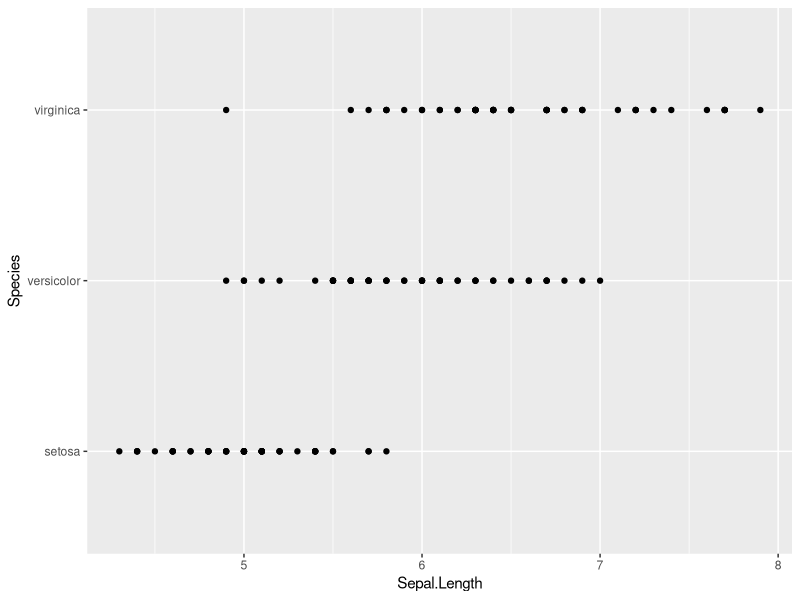
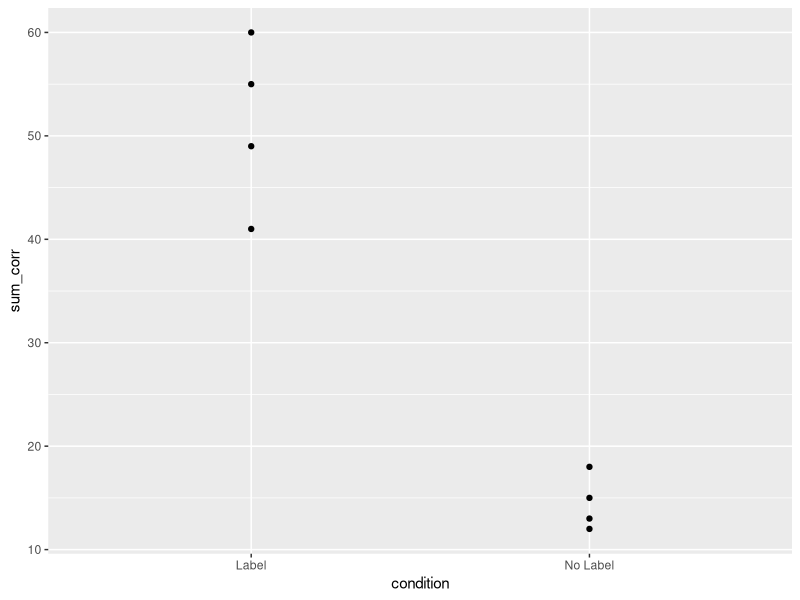
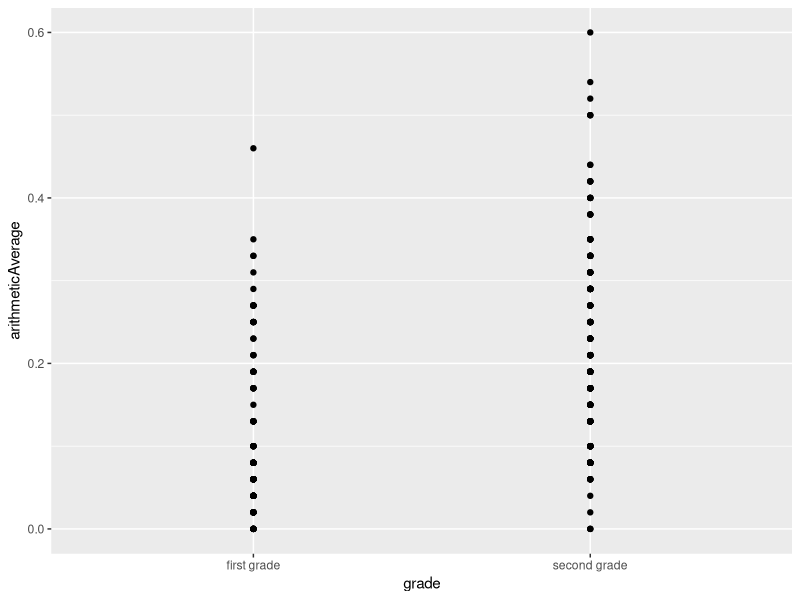
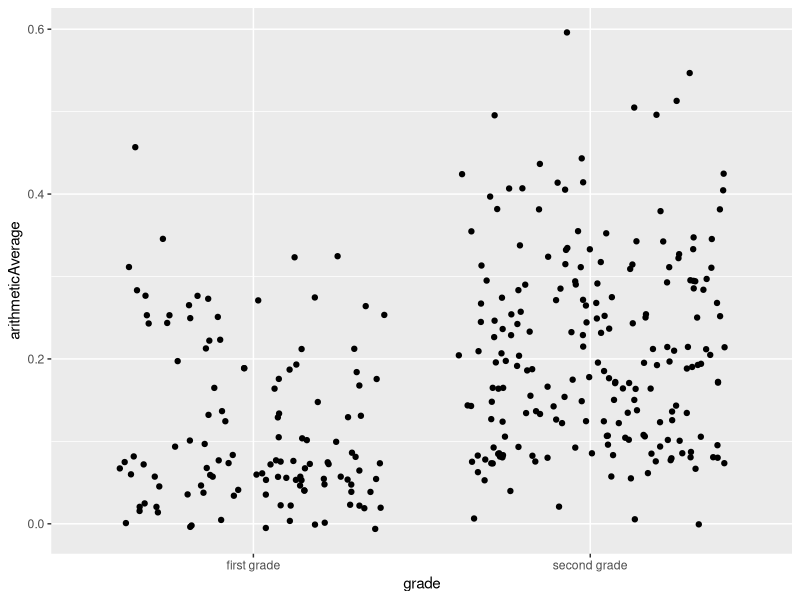
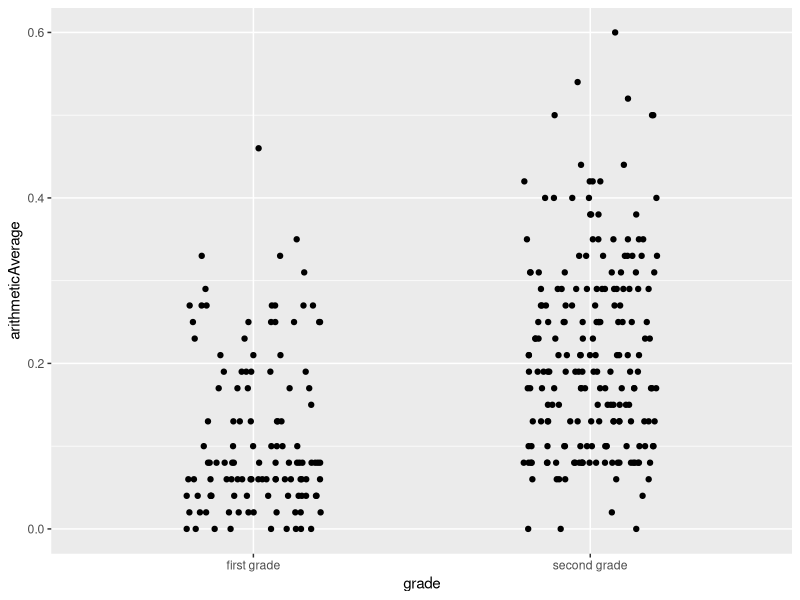
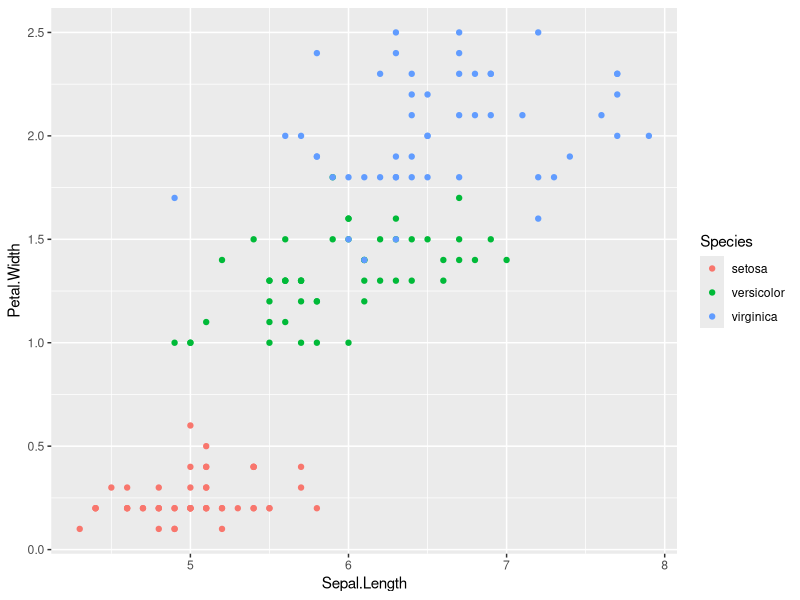
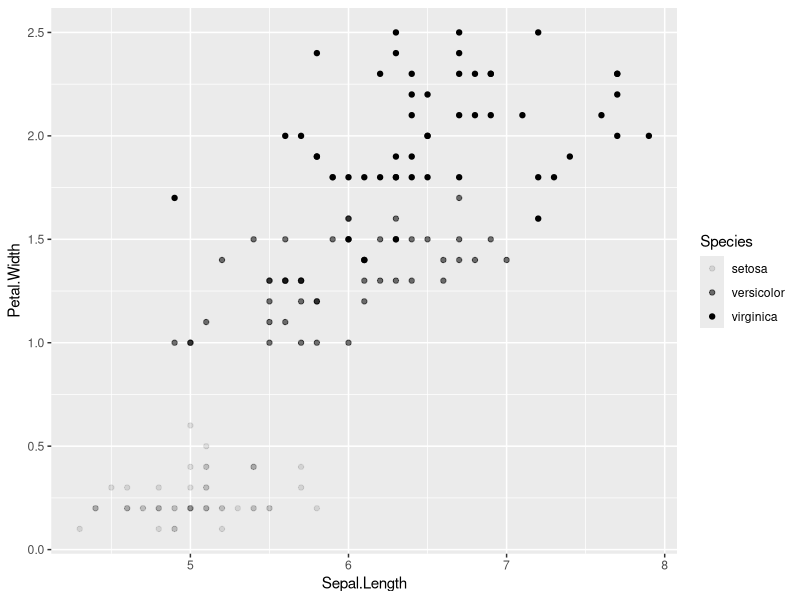
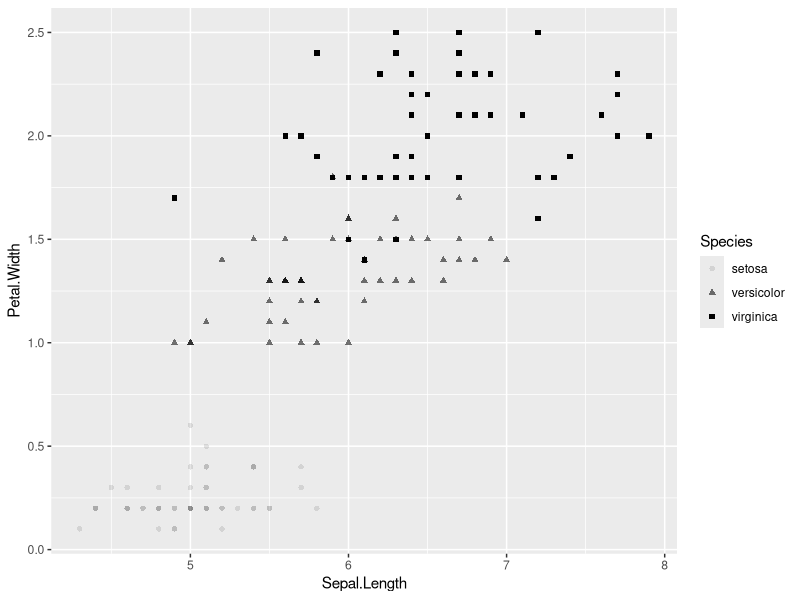

Write the R code that produced these figures, in order. (Note: this script raises an error after producing the figures.)
#Intro to ggplot, ICIS Workshop 2018
#Elika Bergelson

# if you haven't already, install these packages (you don't have to do this every time)
# so if you need to, uncomment the line below and run it.
#install.packages(c("tidyverse","knitr", "Hmisc"))


#then you load them with the "library" command
#confusingly, when you load the tidyverse library, some of its sub-libraries
# automatically load, and others need to be separately loaded (e.g. broom)
library(tidyverse)
library(knitr)
library(broom)
library(Hmisc)
# some useful settings (options) ------------------------------------
options(tibble.width = 300,
        dplyr.width = 300)
# these make datasets easier to see when they get displayed on screen
# later, you can mess with them and see what they do if you want.

# reminder: how to get help from R --------------------------------------------
# put a question mark in front of a function or built-in/loaded dataset, and help will appear!
?mean
?diamonds
#(mean is a function, diamonds is a dataset)
# you can get in-line help by pressing tab as you go: R will autocomplete what you're typing
# within the function it will give you hints about the arguments the function takes
#try it out by typing 'mean(' (without quotes) in the console below and then hitting tab


# Reading in data! --------------------------------------------------------
#you probably already read in the data in the intro script, but if you're just jumping in 
ma_data <- read_csv("datasets/mental_abacus_data.csv")
ps_data <- read_csv("datasets/pragmatic_scales_data.csv")
#remember, you can use summary, glimpse, and View to remind yourself what these
# data files look like (always good to be very careful with that!)
summary(ma_data)
View(ps_data)
glimpse(ma_data)

#let's just make 2 simple aggregated version of this dataset, by subj & items
#review of tidyr
ps_data_bysubj_cond <- ps_data %>% #take your dataset
  group_by(subid, condition) %>% #retain subject and condition, collapse everything else, i.e. item 
  summarise(mean_corr = mean(correct, na.rm=T),#create mean for each subj,cond
            sum_corr = sum(correct, na.rm=T))# create sum for each subj,cond

ps_data_byitem_cond <- ps_data %>% #take your dataset
  group_by(item, condition) %>% #retain subject and item, collapse everything else, i.e. subj 
  summarise(mean_corr = mean(correct, na.rm=T),#create mean for each item,cond
            sum_corr = sum(correct, na.rm=T))# create sum for each item,cond

#protip: commenting what every single line does is great practice when you're stuck!

# on to graphing! first scatterplots ---------------------------------------------------------
?iris
 ggplot(data = iris)+
   geom_point(mapping = aes(x=Sepal.Length,
                            y =Species))

ggplot(data = ps_data_byitem_cond)+
  geom_point(mapping = aes(x=condition,
                           y =sum_corr))


#What's wrong with this graph?
ggplot(data = ma_data)+
  geom_point(mapping = aes(x=grade,
                           y =arithmeticAverage))

# jitter those points! ----------------------------------------------------
# one thing you should always ask yourself is: how many points,bars, lines should i be seeing?
ggplot(data = ma_data)+
  geom_jitter(mapping = aes(x=grade,
                            y =arithmeticAverage))
#hm, that's better, but now it feels a little TOO spread out, let's reign it in
ggplot(data = ma_data)+
  geom_jitter(mapping = aes(x=grade,
                            y =arithmeticAverage),
              width = .2,
              height = 0)

# graph task #1: first scatterplots -----------------------------------------------------------

#a) using the ps_data_byitem_cond, make a scatterplot of mean correct (x axis) by condition (y axis)
#b) using the built-in iris dataset, make a scatterplot of Sepal.Length by Petal.Width
#c) using ps_data_bysubj_condition, make a scatterplot of sum correct by condition where you can 
#appropriately see the dots

# aesthetics --------------------------------------------------------------

ggplot(data = iris)+
  geom_point(mapping = aes(x=Sepal.Length,
                           y =Petal.Width,
                           color = Species))

ggplot(data = iris)+
  geom_point(mapping = aes(x=Sepal.Length,
                           y =Petal.Width,
                           alpha = Species))

ggplot(data = iris)+
  geom_point(mapping = aes(x=Sepal.Length,
                           y =Petal.Width,
                           shape = Species,
                           alpha = Species))
ggplot(data = iris)+
  geom_point(mapping = aes(x=Sepal.Length,
                           y =Petal.Width,
                           size = Species))

ggplot(data = iris)+
  geom_point(mapping = aes(x=Sepal.Length,
                           y =Petal.Width),
             size = 4)

ggplot(data = iris)+
  geom_point(mapping = aes(x=Sepal.Length,
                           y =Petal.Width))+
  facet_wrap(facets = ~Species)


# graph task 2 ------------------------------------------------------------
#a) using ma_data, set the shape of all the dots in a scatterplot to an asterisk
#b) using ma_data, map a continuous variable onto color (hint: use 'summary' to see what's continuous!)
#c) using ma_data, map a discrete variable onto shape
#d) using ma_data, map a continuous variable onto shape
#e) make a graph of your choosing using facet_wrap and one with facet_grid: what's the difference?


# r can’t read your mind --------------------------------------------------
# what's odd about the code below? what will r do to resolve the issue?
ggplot(data = iris, size =2)+
  geom_point(mapping = aes(x=Sepal.Length,
                           y =Petal.Width),
             size = 4)

# other geoms -------------------------------------------------------------

ggplot(data = iris)+
  geom_point(mapping = aes(x=Sepal.Length,
                           y =Petal.Width,
                           color = Species))+
  geom_hline(yintercept = 2)+
  geom_text(label = "y=2", x = 4.5, y= 2.5)


# visualizing distributions -----------------------------------------------
ggplot(data = diamonds, aes(x=price))+
  geom_histogram(binwidth=100)
ggplot(data = mpg, aes(x=cyl))+
  geom_histogram()

ggplot(data = mpg, mapping = aes(x = class, y = hwy)) + 
  geom_boxplot()

ggplot(data = mpg, mapping = aes(x = class, y = hwy)) + 
  geom_violin()

# globally declared variables ---------------------------------------------
#some geom_text examples

ggplot(data = mpg, aes(cty, hwy, label = cyl, color = cyl))+
  geom_text()
#let's make cyl even clearer
ggplot(data = mpg, aes(cty, hwy, label = cyl, color = factor(cyl)))+
  geom_text()
#let's have a different text, and be fancy with greek letters
ggplot(data = mpg, aes(cty, hwy, color = factor(cyl)))+
  geom_text(label="alpha", parse = T)


# statistical transformation: smoothers ----------------------------------------------

#some stat_smooth examples
#and examples of 'local' vs. 'global' variable setting
ggplot(data = mpg, mapping = aes(x = displ, y = hwy)) + 
  geom_point(mapping = aes(color = class)) + 
  stat_smooth()

ggplot(data = mpg, mapping = aes(x = displ, y = hwy)) + 
  geom_point(mapping = aes(color = class)) + 
  stat_smooth(data = filter(mpg, class == "subcompact"))


ggplot(data = mpg, mapping = aes(x = displ, y = hwy)) + 
  geom_point(mapping = aes(color = class)) + 
  stat_smooth(data = filter(mpg, class != "2seater"), se = FALSE)

#stat_smooth default is loess
ggplot(data = mpg, mapping = aes(x = displ, y = hwy)) + 
  geom_point(mapping = aes(color = class)) + 
  stat_smooth()

#but you can make it a line fit
ggplot(data = mpg, mapping = aes(x = displ, y = hwy)) + 
  geom_point(mapping = aes(color = class)) + 
  stat_smooth(method = "lm")



# adding error bars -------------------------------------------------------
#mean Sepal.Width by Species
ggplot(data = iris, aes(x = Species, y = Sepal.Width)) + 
  stat_summary(fun.y=mean, na.rm=T, geom = "bar")


#95% confidence interval
ggplot(data = iris, aes(x = Species, y = Sepal.Width)) + 
  stat_summary(fun.data = mean_cl_boot, geom = "pointrange") #fun.data, not fun.y!

#both
ggplot(data = iris, aes(x = Species, y = Sepal.Width)) + 
  stat_summary(fun.y = mean, na.rm=T, geom = "bar")+
  stat_summary(fun.data = mean_cl_normal, geom = "pointrange")

# adding manually specified errorbars
## modifying this example :
#http://www.cookbook-r.com/Graphs/Plotting_means_and_error_bars_(ggplot2)/
tgc <- ToothGrowth%>%
  group_by(supp, dose)%>%
  summarise(n = n(),
            mean_len = mean(len),
            sd_len = sd(len),
            se_len = sd_len/sqrt(n),
            ci_len = qt((.95/2 +.5),
                        df= n-1)*se_len) # looking up 95%'s 2 tails in t-dist

ggplot(tgc, aes(x=dose, y=mean_len, colour=supp)) + 
  geom_errorbar(aes(ymin=mean_len - ci_len, ymax = mean_len + ci_len)) +
  geom_line() +
  geom_point()

ggplot(ToothGrowth, aes(x=dose, y=len, colour=supp)) + 
  stat_summary(fun.data = mean_cl_normal, geom = "errorbar") +
  stat_summary(fun.y = mean, geom = "point") +
  stat_summary(fun.y = mean, geom = "line") 


# errors bars with violins ------------------------------------------------
# same as violin plot above, but now with an errorbar!
ggplot(data = mpg, mapping = aes(x = class, y = hwy)) + 
  geom_violin()+
  stat_summary(fun.data=mean_cl_normal, geom = "pointrange")

# coordinate and more position transformations ------------------------------------------------

#stack and dodge
#protip: use fill with bars not colour
## bonus question: what does colour do for bars?
ggplot(data = diamonds) + 
  geom_bar(mapping = aes(x = cut, fill = clarity), position = "fill")

ggplot(data = diamonds) + 
  geom_bar(mapping = aes(x = cut, fill = clarity), position = "stack")

ggplot(data = diamonds) + 
  geom_bar(mapping = aes(x = cut, fill = clarity), position = "dodge")

# flipping x and y
#'regular' orientation
ggplot(mpg, aes(class, hwy, color = factor(cyl))) +
  stat_summary(fun.data = mean_cl_normal) 

#just add coord_flip()
ggplot(mpg, aes(class, hwy, color = factor(cyl))) +
  stat_summary(fun.data = mean_cl_normal) +
  coord_flip()

# task 3 ------------------------------------------------------------------
#Split into groups for task wishes
#a) Group A: Distribution-based Wishes

#b) Group B: Time-course graph based wishes

#c) Group C: Individual datapoints + summary stats

# saving your graph  -------------------------------------------------------
?ggsave()

#ggsave will save your *last* plot by default, but you can also tell it save a plot you've assigned
mygraph <- ggplot(data = iris)+
  geom_point(mapping = aes(x=Sepal.Length,
                           y =Petal.Width,
                           color = Species))

mygraph
ggsave("mygraph.pdf",plot = mygraph,dpi = 100)

# even better than saving your graph: add it to your R Markdown!------------
# the awesome thing about using your .rmd file is that you can render graphs there, and they get saved for you!
# there are LOTS of settings you can muck with (details here https://yihui.name/knitr/options/#plots)
# we'll do this back in our .rmd file

#time permitting, we can talk about  the following (using some base datasets)
# adding regression line --------------------------------------------------
# if all we wanted to do was add a regression line, we'd just use stat_smooth:
# note this is like the graph we did with the errorbars above, just edited a little
ggplot(ToothGrowth, aes(x=dose, y=len, colour=supp)) + 
  stat_summary(fun.y = mean, geom = "point",  size = 4) +
  geom_point( size = 1)+
  stat_smooth(method="lm")

# but if we want to know what the actual formula for that line is, we have to calculate some things:
#first we need a linear model
ourmodel <- lm(data = ToothGrowth, len~dose*supp)

#if you want to know more about the results you do a summary of the model
summary(ourmodel)

#if you want the summary results to look prettier you tidy the model
tidy(ourmodel)

#in our case, we can use the results of the model to manually put in a line
## there are fancier ways to do this that are beyond the scope of this tutorial
ggplot(ToothGrowth, aes(x=dose, y=len, colour=supp)) + 
  stat_summary(fun.y = mean, geom = "point",  size = 4) +
  geom_point( size = 1)+
  stat_smooth(method="lm")+
  annotate(x = 1, y = 30, "text", label = "y = 11.55 + 7.8 *dose + -8.26*suppVC + 3.9 * dose * suppVC")
# note: for annotate, the x and y is where on the graph you want your text to go

# if you want to check this formula, you can plug in some values:
#11.55 + 7.8 *dose + -8.26*suppVC + 3.9 * dose * suppVC
11.55 + 7.8*0 + -8.26*0 + 3.9*0*0 # dose of 0 for oj
11.55 + 7.8*1 + -8.26*0 + 3.9*1*0# dose of 1 for oj
11.55 + 7.8*2 + -8.26*0 + 3.9*2*0# dose of 2 for oj

11.55 + 7.8*0 + -8.26*1 + 3.9*0*1# dose of 0 for vc
11.55 + 7.8*1 + -8.26*1 + 3.9*1*1# dose of 1 for vc
11.55 + 7.8*2 + -8.26*1 + 3.9*2*1# dose of 1 for vc
